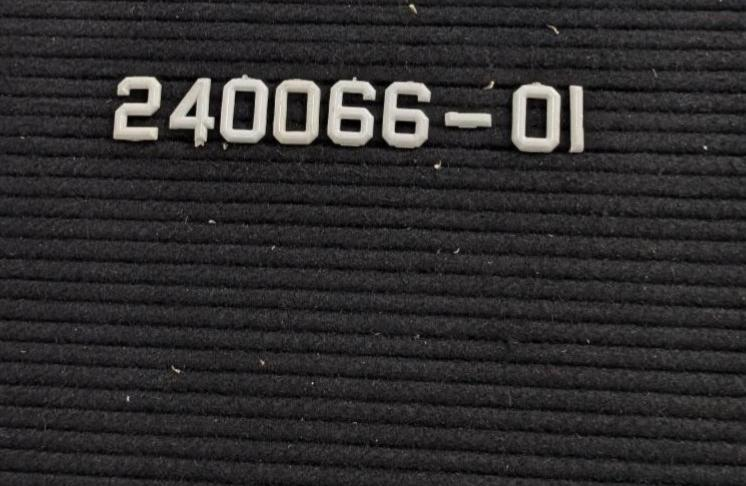
#> input picture images/PXL_163.jpg, 746 x 486 px; its folder holds only this picture in this run
$ python -i OCR-photos--V0.2.py   (imports and definitions only)
#> lines starting #> are read from the running program, lines starting #| are printed output that depends on the picture; after the words box and inside, x2 and y2 are one past the last pixel; in counts of white or black regions, pixels touching at a corner belong together
# Stable Version with excellent results
import os
import logging
from tqdm import tqdm
import easyocr
from PIL import Image
import re
import shutil
import cv2
import numpy as np
from typing import Dict, List, Tuple

# Load configuration
from config.config import SOURCE_DIR, JOB_DIR, MAX_DISTANCE, BASE_NUMBER_MIN, BASE_NUMBER_MAX, SUFFIX_MAX, SUFFIX_MIN
from utils.setup_logging import setup_logging


def preprocess_image(image_path: str) -> Image.Image:
    """Preprocess the image for OCR."""
#> called with image_path = 'images/PXL_163.jpg'
    img = cv2.imread(image_path)
#> img is the input picture: shape (486, 746, 3); mean B, G, R 44.1, 43.5, 45.2
    gray = cv2.cvtColor(img, cv2.COLOR_BGR2GRAY)
    thresh = cv2.threshold(gray, 0, 255, cv2.THRESH_BINARY + cv2.THRESH_OTSU)[1]
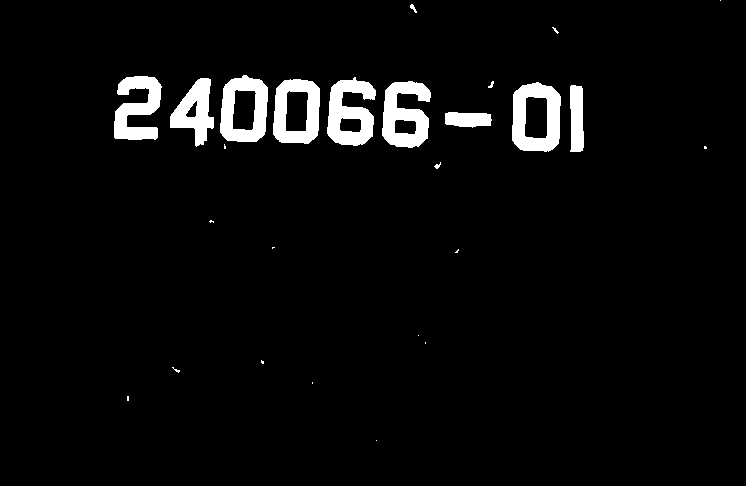
#> thresh: shape (486, 746); 4.2% white; 26 white regions (14 under 20 px), largest, box (x1, y1, x2, y2) and area: (512, 82, 561, 152) 2139, (327, 77, 376, 146) 2090, (382, 81, 431, 148) 2088
    kernel = cv2.getStructuringElement(cv2.MORPH_RECT, (3,3))
    dilation = cv2.dilate(thresh, kernel, iterations=1)
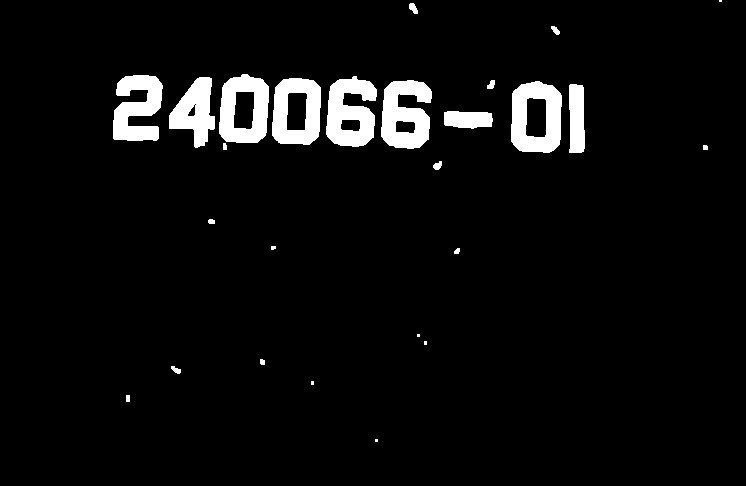
#> dilation: shape (486, 746); 5.1% white; 26 white regions (6 under 20 px), largest, box (x1, y1, x2, y2) and area: (511, 81, 562, 153) 2504, (326, 76, 377, 147) 2479, (381, 80, 432, 149) 2475
    return dilation


# [109 lines left out: functions read_job_number_from_image, validate_job_number, process_photos, validate_grouping, not called in this run]


# [8 lines not run here, left out]

>>> result = preprocess_image('images/PXL_163.jpg')
